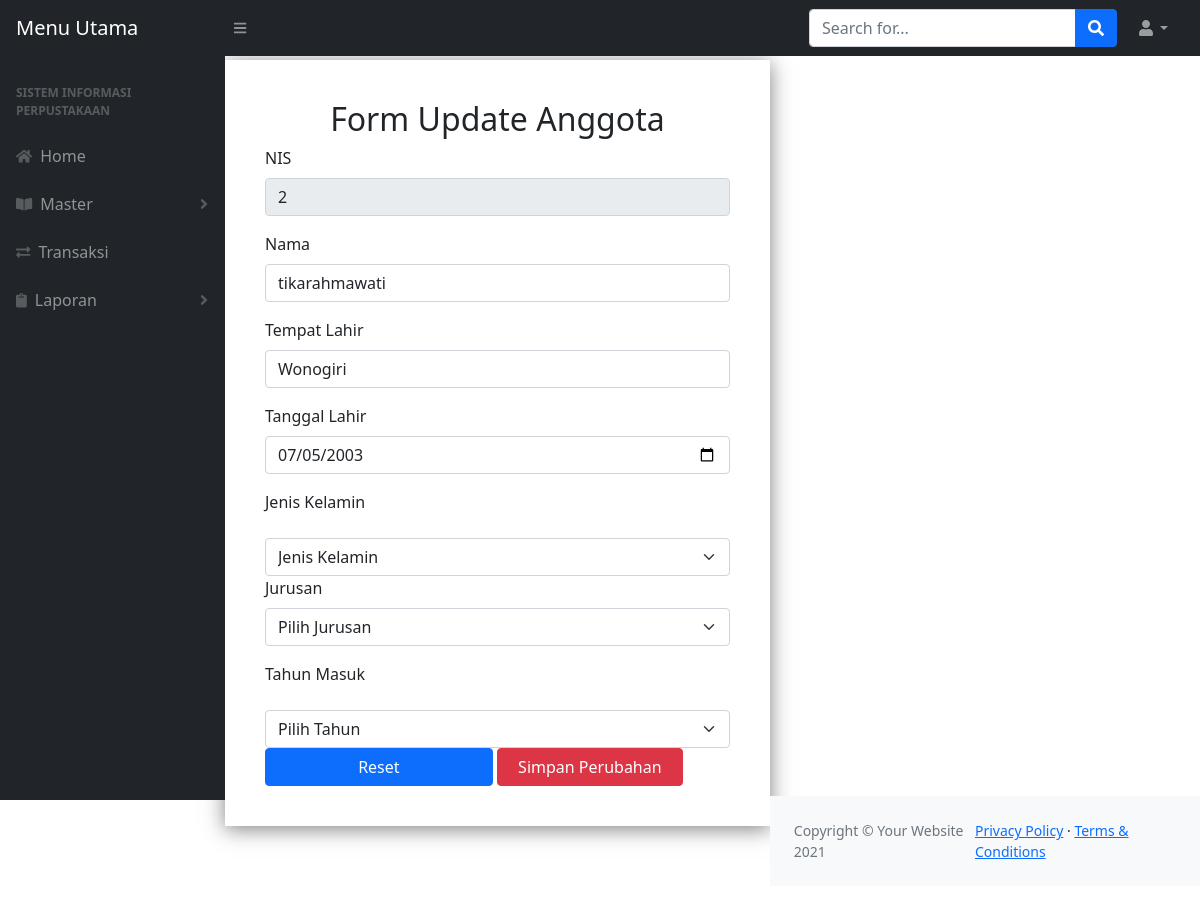
/formupdate_anggota.php?nis=2 (signed in), run on the app's committed database.
### tables this page shows
CREATE TABLE `anggota` (
  `nis` int(11) NOT NULL,
  `nama` varchar(50) DEFAULT NULL,
  `tempat_lahir` varchar(100) DEFAULT NULL,
  `tanggal_lahir` date DEFAULT NULL,
  `jenis_kelamin` enum('L','P') DEFAULT NULL,
  `jurusan` varchar(50) DEFAULT NULL,
  `tahun_masuk` varchar(15) DEFAULT NULL
);

### formupdate_anggota.php (the view, shortened to what this page needs)
<?php
  include 'header.php';
  include 'koneksi.php';
  $data_anggota = mysqli_query($conn, "SELECT * FROM anggota WHERE nis='".$_GET['nis']."'");
  $edit = mysqli_fetch_assoc($data_anggota);
?>
<!DOCTYPE html>
<html lang="en">
  <head>
    <link href="https://cdn.jsdelivr.net/npm/bootstrap@5.1.3/dist/css/bootstrap.min.css" rel="stylesheet">
    <link rel="stylesheet" href="update.css">
  </head>
  <body>
    <div class="container">
      <h2 class="text-center">Form Update Anggota</h2>
      <form action="" method="post">
        <div class="mb-3">
          <label for="nis" class="form-label">NIS</label>
          <input type="text" class="form-control" id="nis" name="nis" placeholder="Masukan Nomor NIS Anda" value="<?= $edit["nis"]; ?>" readonly>
        </div>
        <div class="mb-3">
          <label for="nama" class="form-label">Nama</label>
          <input type="text" class="form-control" id="nama" name="nama" placeholder="Masukan Nama Anggota" value="<?= $edit["nama"]; ?>">
        </div>
        <div class="mb-3">
          <label for="tempat_lahir" class="form-label">Tempat Lahir</label>
          <input type="text" class="form-control" id="tempat_lahir" name="tempat_lahir" placeholder="Masukan Tempat Lahir" value="<?= $edit["tempat_lahir"]; ?>">
        </div>
        <div class="mb-3">
          <label for="tanggal_lahir" class="form-label">Tanggal Lahir</label>
          <input type="date" class="form-control" id="tanggal_lahir" name="tanggal_lahir" placeholder="Masukan tanggal_lahir" value="<?= $edit["tanggal_lahir"]; ?>">
        </div>
        <div class="mb-3">
          <label for="jenis_kelamin" class="form-label" id="jenis_kelamin" name="jenis_kelamin">Jenis Kelamin</label>
        </div><select class="form-select" name="jenis_kelamin" id="jenis_kelamin" aria-label="Default select example">
          <option selected>Jenis Kelamin</option>
        </select>
        <div class="mb-3">
          <label for="jurusan" class="form-label" id="jurusan" name="jurusan">Jurusan</label>
          <select class="form-select" name="jurusan" id="jurusan" aria-label="Default select example">
            <option selected>Pilih Jurusan</option>
          </select>
        </div>
        <div class="mb-3">
          <label for="tahun_masuk" class="form-label" id="tahun_masuk" name="tahun_masuk">Tahun Masuk</label>
        </div>
        <select class="form-select" name="tahun_masuk" id="tahun_masuk" aria-label="Default select example">
          <option selected>Pilih Tahun</option>
        </select>
        <button type="reset" name="reset" class="btn btn-primary" style="width:49%;">Reset</button>
        <button type="submit" name="submit" class="btn btn-danger" style="width:40%;">Simpan Perubahan</button>
      </form>
    </div>
  </body>
</html>
<?php
  include 'footer.php';
?>

### update.css (style rules this page uses)
body { background-image:url(assets/gambar.JPEG); background-size:cover; }
.container { width:50%; margin-bottom:5%; margin-top:5%; box-shadow:0 3px 20px rgba(0,0,0,0.5); padding:40px; background-color:white; }

### data on the page
anggota: nis "2", nama "tikarahmawati", tempat_lahir "Wonogiri", tanggal_lahir "07/05/2003"
